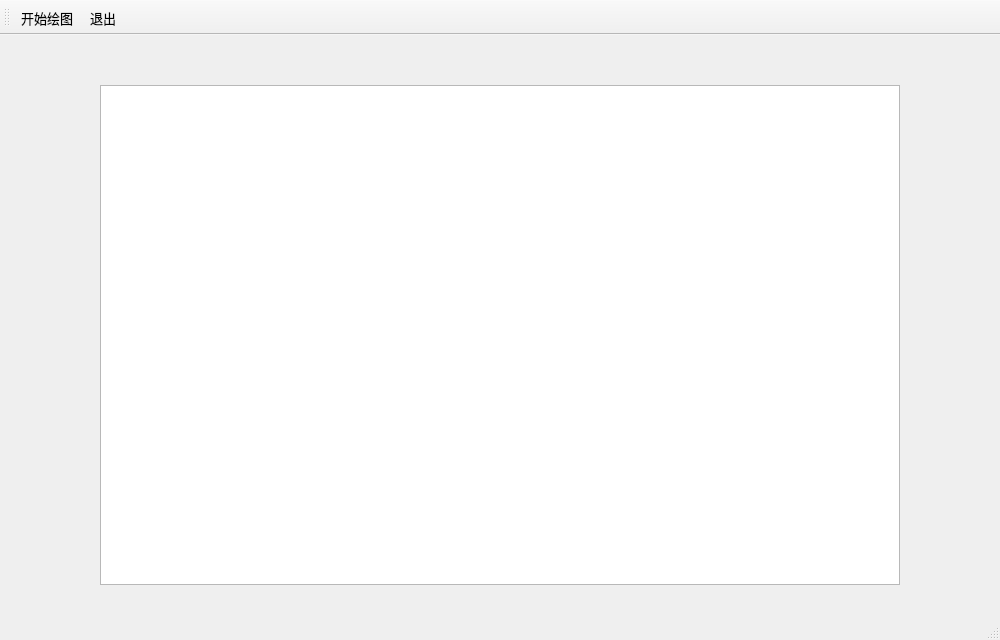
<?xml version="1.0" encoding="UTF-8"?>
<ui version="4.0">
 <class>MainWindowClass</class>
 <widget class="QMainWindow" name="MainWindowClass">
  <property name="geometry">
   <rect>
    <x>0</x>
    <y>0</y>
    <width>1000</width>
    <height>640</height>
   </rect>
  </property>
  <property name="windowTitle">
   <string>MainWindow</string>
  </property>
  <widget class="QWidget" name="centralWidget">
   <widget class="QChartView" name="chartView">
    <property name="geometry">
     <rect>
      <x>100</x>
      <y>50</y>
      <width>800</width>
      <height>500</height>
     </rect>
    </property>
   </widget>
  </widget>
  <widget class="QToolBar" name="mainToolBar">
   <property name="font">
    <font>
     <family>Arial</family>
     <pointsize>10</pointsize>
    </font>
   </property>
   <property name="toolButtonStyle">
    <enum>Qt::ToolButtonIconOnly</enum>
   </property>
   <attribute name="toolBarArea">
    <enum>TopToolBarArea</enum>
   </attribute>
   <attribute name="toolBarBreak">
    <bool>false</bool>
   </attribute>
   <addaction name="act_start"/>
   <addaction name="act_quit"/>
  </widget>
  <widget class="QStatusBar" name="statusBar"/>
  <action name="act_start">
   <property name="text">
    <string>开始绘图</string>
   </property>
   <property name="toolTip">
    <string>开始绘图</string>
   </property>
  </action>
  <action name="act_quit">
   <property name="text">
    <string>退出</string>
   </property>
   <property name="toolTip">
    <string>退出</string>
   </property>
  </action>
 </widget>
 <layoutdefault spacing="6" margin="11"/>
 <customwidgets>
  <customwidget>
   <class>QChartView</class>
   <extends>QGraphicsView</extends>
   <header location="global">qchartview.h</header>
  </customwidget>
 </customwidgets>
 <resources>
  <include location="MainWindow.qrc"/>
 </resources>
 <connections>
  <connection>
   <sender>act_quit</sender>
   <signal>triggered()</signal>
   <receiver>MainWindowClass</receiver>
   <slot>close()</slot>
   <hints>
    <hint type="sourcelabel">
     <x>-1</x>
     <y>-1</y>
    </hint>
    <hint type="destinationlabel">
     <x>499</x>
     <y>319</y>
    </hint>
   </hints>
  </connection>
 </connections>
</ui>
